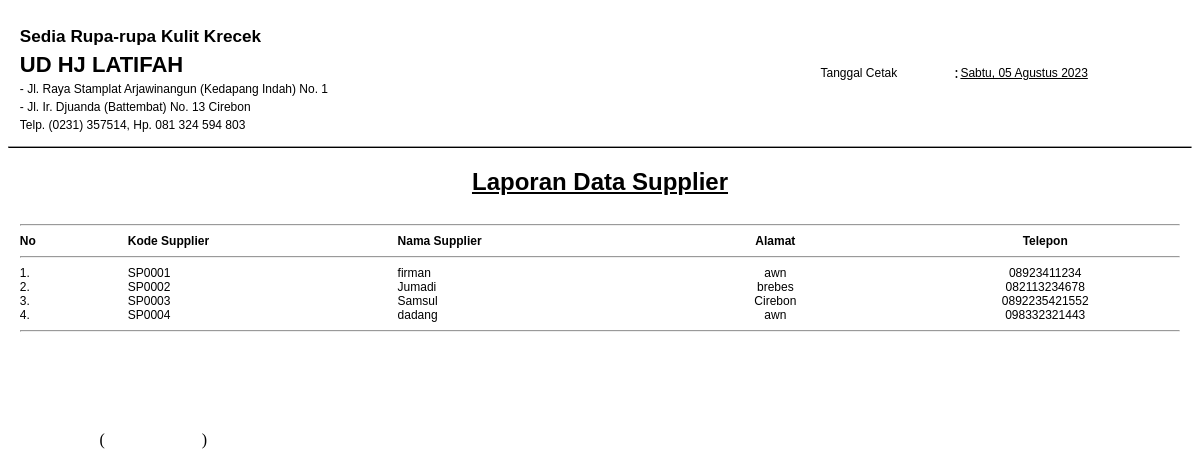
Screenshot of /production/admin/laporan/lapsupplier.php with the database file from the repository.
### tables this page shows
CREATE TABLE IF NOT EXISTS `supplier` (
  `kode_supplier` varchar(6) NOT NULL,
  `nama_supplier` varchar(100) NOT NULL,
  `alamat` varchar(100) NOT NULL,
  `telepon` varchar(100) NOT NULL
);

### production/admin/laporan/lapsupplier.php (the view, shortened to what this page needs)
<?php
	include '../../koneksi.php';
?>
<?php
function tglIndonesia($str){
    $tr   = trim($str);
    $str    = str_replace(array('Sun', 'Mon', 'Tue', 'Wed', 'Thu', 'Fri', 'Sat', 'January', 'February', 'March', 'April', 'May', 'June', 'July', 'August', 'September', 'October', 'November', 'December'), array('Minggu', 'Senin', 'Selasa', 'Rabu', 'Kamis', 'Jum\'at', 'Sabtu', 'Januari', 'Februari', 'Maret', 'April', 'Mei', 'Juni', 'Juli', 'Agustus', 'September', 'Oktober', 'November', 'Desember'), $tr);
    return $str;
  }  ?>
  <table width="98%" border="0" align="center" cellpadding="0" cellspacing="0">
    <tr>
      <td colspan="7">
      <div align="center">
        <table width="100%" border="0" cellspacing="0" cellpadding="0">
            <tr>
            <td width="69%" rowspan="3" valign="top" class="style19b">
            <h3 style="margin-bottom: -29px;">Sedia Rupa-rupa Kulit Krecek</h3><br/><h2 style="margin-bottom: -12px;">UD HJ LATIFAH</h2><br/>
            <div class="style9" style="margin-bottom: -12px;">- Jl. Raya Stamplat Arjawinangun (Kedapang Indah) No. 1</div><br/>
            <div class="style9" style="margin-bottom: -12px;">- Jl. Ir. Djuanda (Battembat) No. 13 Cirebon</div><br/>
            <div class="style9" style="margin-bottom: -12px;">Telp. (0231) 357514, Hp. 081 324 594 803</div></td><br/>
            </tr>
          <tr>
            <td class="style9">Tanggal Cetak</td>
            <td><div align="center">:</div></td>
            <td><span class="style9">
              <u><?php echo tglIndonesia(date('D, d F Y')); ?></u>
            </span></td>
          </tr>
        </table>
          </div>
       </td>
    </tr>
  </table>
  <hr style="border-bottom: 1px solid #000000;">
  <h2><div class="style19b" style="text-align: center; font-size: 18pt;"><u>Laporan Data Supplier</u></div></h2>
  <table width="98%" border="0" align="center" cellpadding="0" cellspacing="0">
    <tr>
      <td colspan="8">
      <hr />
      </td>
    </tr>
    <tr>
    	<td width="40" class="style6"><div align="left">No</div></td>
      <td width="100" class="style6"><div align="left">Kode Supplier</div></td>
      <td width="90" class="style6"><div align="left">Nama Supplier</div></td>
      <td width="100" class="style6"><div align="center">Alamat</div></td>
      <td width="100" class="style6"><div align="center">Telepon</div></td>
    </tr>
      <tr>
      <td colspan="8">
      <hr />      </td>
      </tr>
      <?php
      	$no = 1;
      	$tampil = mysqli_query($konek, "SELECT * FROM supplier ");
		while ($data1 = mysqli_fetch_assoc($tampil)){
	  ?>
      <tr>
        <td class="style9" align="left"><?php echo $no++;?>.</td>
        <td class="style9"><?php echo $data1['kode_supplier'];?></td>
        <td class="style9"><?php echo $data1['nama_supplier'];?></td>
        <td class="style9" align="center"><?php echo $data1['alamat'];?></td>
        <td class="style9" align="center"><?php echo $data1['telepon'];?></td>
      </tr>
      <?php }?>
      <tr>
      <td colspan="8">
      <hr />      </td>
      </tr>
  </table>
   <table width="98%" border="0" align="center">
   <tr>
     <td colspan="3">&nbsp;</td>
     <td colspan="3">&nbsp;</td>
     <td colspan="3">&nbsp;</td>
   </tr>
   <tr>
     <td colspan="3"><div align="center" class="style9"><?php echo $_SESSION['username']; ?></div></td>
     <td colspan="3">&nbsp;</td>
     <td colspan="3"></td>
   </tr>
   <tr>
     <td colspan="3">&nbsp;</td>
     <td colspan="3">&nbsp;</td>
     <td colspan="3">&nbsp;</td>
   </tr>
   <tr>
     <td colspan="3">&nbsp;</td>
     <td colspan="3">&nbsp;</td>
     <td colspan="3">&nbsp;</td>
   </tr>
   <tr>
     <td width="82"><div align="right">(</div></td>
     <td width="89">
     <div align="center" class="style9"></div></td>
     <td width="76">)</td>
   </tr>
 </table>

### production/admin/laporan/lapsupplier.php (style rules this page uses)
.style6 { color: #000000; font-size: 9pt; font-weight: bold; font-family: Arial; }
.style9 { color: #000000; font-size: 9pt; font-weight: normal; font-family: Arial; }
.style19b { color: #000000; font-size: 11pt; font-weight: bold; font-family: Arial; }

### rows the page displays
supplier: kode_supplier "SP0001", nama_supplier "firman", alamat "awn", telepon "08923411234"
supplier: kode_supplier "SP0002", nama_supplier "Jumadi", alamat "brebes", telepon "082113234678"
supplier: kode_supplier "SP0003", nama_supplier "Samsul", alamat "Cirebon", telepon "0892235421552"
supplier: kode_supplier "SP0004", nama_supplier "dadang", alamat "awn", telepon "098332321443"
